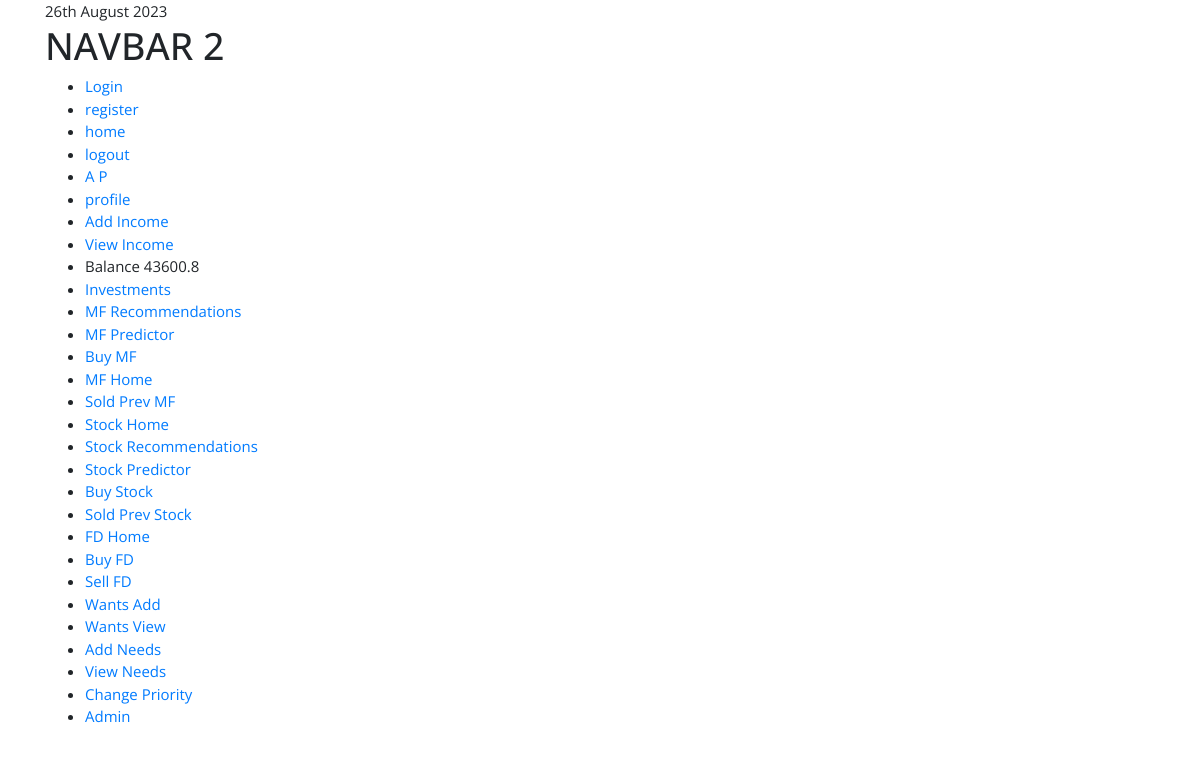
Page /temp/ (signed in) on the earlier database version.
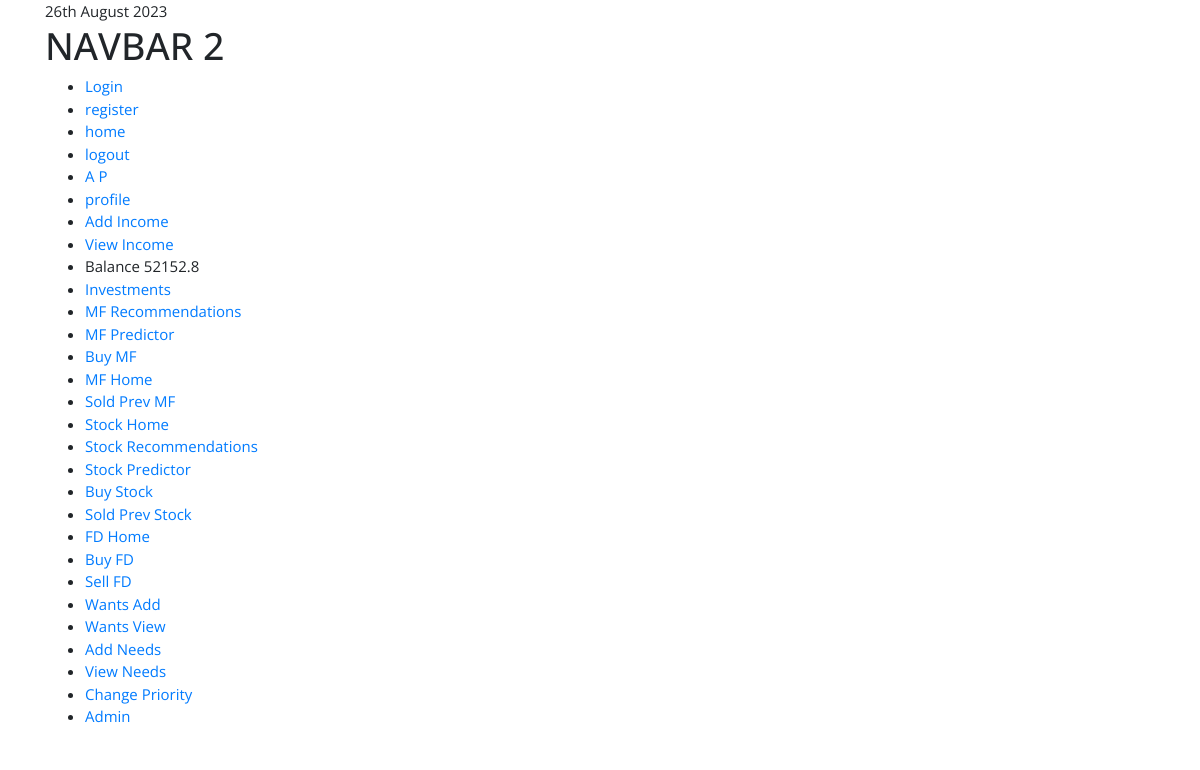
Same page on the later database version.
### account/models.py (models this page shows, shortened)
class Account(AbstractUser):
    first_name = models.CharField(max_length=50)
    last_name = models.CharField(max_length=50)
    email=models.EmailField(unique=True)
    phone = models.CharField(max_length=10)
    dob = models.DateField()
    pan = models.CharField(max_length=10)
    date_joined = models.DateTimeField(auto_now_add=True)
    last_login = models.DateTimeField(auto_now=True)
    is_active = models.BooleanField(default=False)
    objects=MyAccountManager()
    REQUIRED_FIELDS = ['first_name', 'last_name', 'email','phone','dob','pan']
    class Meta:
        verbose_name = 'Account'
        verbose_name_plural = 'Accounts'
        ordering = ('-date_joined',)

### balance/models.py (models this page shows)
class Balance(models.Model):
    user=models.OneToOneField(Account,on_delete=models.CASCADE)
    balance=models.DecimalField(default=0, decimal_places=2,max_digits=20)
    last_month=models.DecimalField(default=0, decimal_places=2,max_digits=20)#?last month income
    expense=models.DecimalField(default=0, decimal_places=2,max_digits=20)#?this month expense
    invest=models.DecimalField(default=0, decimal_places=2,max_digits=20)
    invest_p=models.DecimalField(default=0, decimal_places=2,max_digits=20)#?accumulating next year investment
    updated=models.DateTimeField(auto_now=True)#?last updated date (so that value can be updated every month)
    class Meta:
        verbose_name_plural="Balance"

### zense/views.py (the view)
# urls.py: path("temp/", views.temp,name="temp"),
def temp(request):
    if request.user.is_superuser:
        return render(request, "base1.html", {})

### templates/base1.html (shortened to what this page needs)
<!DOCTYPE html>
<html lang="en">
  <head>
    {% load static %}
    <link
      href="{% static 'css/bootstrap.css' %}"
      rel="stylesheet"
      type="text/css"
    />
    <link
      href="//cdn.bootcss.com/bootstrap-datetimepicker/4.17.44/css/bootstrap-datetimepicker.min.css"
      rel="stylesheet"
    />
    <link
      rel="stylesheet"
      href="https://cdn.jsdelivr.net/npm/bootstrap@3.3.7/dist/css/bootstrap.min.css"
    />
    <link
      rel="stylesheet"
      href="https://cdn.jsdelivr.net/npm/bootstrap@3.3.7/dist/css/bootstrap-theme.min.css"
    />
    <link rel="stylesheet" href="{% static 'fonts/icomoon/style.css' %}" />
    <link rel="stylesheet" href="{% static 'css/owl.carousel.min.css' %}" />
    <link rel="stylesheet" href="{% static 'css/bootstrap.min.css' %}" />
    <link rel="stylesheet" href="{% static 'css/style.css' %}" />
    <link
      href="{% static 'fonts/fontawesome/css/all.min.css' %}"
      type="text/css"
      rel="stylesheet"
    />
    <link href="{% static 'css/ui.css' %}" rel="stylesheet" type="text/css" />
    <link
      href="{% static 'css/responsive.css' %}"
      rel="stylesheet"
      media="only screen and (max-width: 1200px)"
    />
  </head>
  <body>
    {%include 'navbar2.html' %} {%block mm%} {%endblock mm%}
  </body>
</html>

### templates/navbar2.html
<div class="container">
    {% now "jS F Y" %}
    <h1>NAVBAR 2</h1>
    <ul>
      <li><a href="{%url 'login' %}">Login</a></li>
      <li><a href="{%url 'register' %}">register</a></li>
      <li><a href="{%url 'home' %}">home</a></li>
      <li><a href="{%url 'logout' %}">logout</a></li>
      <li><a href="#">{{user.first_name}} {{user.last_name}}</a></li>
      {%if user.is_authenticated%}
      <li><a href="{%url 'profile' user.username %}">profile</a></li>
      <li><a href="{% url 'add_income' %}">Add Income</a></li>
      <li><a href="{% url 'view_income' %}">View Income</a></li>
      <li>Balance {{user.balance.balance|floatformat }}</li>
      <li><a href="{% url 'investment_summary' %}">Investments</a></li>
      <li><a href="{% url 'mf_recomm' %}">MF Recommendations</a></li>
      <li><a href="{% url 'mf_predict' %}">MF Predictor</a></li>
      <li><a href="{% url 'mf_transact' %}">Buy MF</a></li>
      <li><a href="{% url 'mf_home' %}">MF Home</a></li>
      <li><a href="{% url 'sold_prev' %}">Sold Prev MF</a></li>
      <li><a href="{% url 'stock_home' %}">Stock Home</a></li>
      <li><a href="{% url 'stock_recomm' %}">Stock Recommendations</a></li>
      <li><a href="{% url 'stock_predict' %}">Stock Predictor</a></li>
      <li><a href="{% url 'stock_transact' %}">Buy Stock</a></li>
      <li><a href="{% url 'stock_prev_sold' %}">Sold Prev Stock</a></li>
      <li><a href="{% url 'fd_home' %}">FD Home</a></li>
      <li><a href="{% url 'fd_buy' %}">Buy FD</a></li>
      <li><a href="{% url 'fd_sell' %}">Sell FD</a></li>
      <li><a href="{% url 'add_wants' %}">Wants Add</a></li>
      <li><a href="{% url 'view_wants' %}">Wants View</a></li>
      <li><a href="{% url 'add_needs' %}">Add Needs</a></li>
      <li><a href="{% url 'needs_view' %}">View Needs</a></li>
      <li><a href="{% url 'change_priority' %}">Change Priority</a></li>
      {%endif%}
      <li><a href="/admin/">Admin</a></li>
    </ul>
  </div>

### static/css/style.css (style rules this page uses)
body { font-family: "Open Sans", -apple-system, BlinkMacSystemFont, "Segoe UI", Roboto, "Helvetica Neue", Arial, "Noto Sans", sans-serif, "Apple Color Emoji", "Segoe UI Emoji", "Segoe UI Symbol", "Noto Color Emoji"; background-color: #fff; height: 200vh; position: relative; }
body:before { content: ""; position: absolute; top: 0; left: 0; right: 0; bottom: 0; background: rgba(0, 0, 0, 0.5); -webkit-transition: .3s all ease; -o-transition: .3s all ease; transition: .3s all ease; opacity: 0; visibility: hidden; z-index: 1; }
h1, h2, h3, h4, h5, h6, .h1, .h2, .h3, .h4, .h5, .h6 { font-family: "Open Sans", -apple-system, BlinkMacSystemFont, "Segoe UI", Roboto, "Helvetica Neue", Arial, "Noto Sans", sans-serif, "Apple Color Emoji", "Segoe UI Emoji", "Segoe UI Symbol", "Noto Color Emoji"; }
a { -webkit-transition: .3s all ease; -o-transition: .3s all ease; transition: .3s all ease; }
a, a:hover { text-decoration: none !important; }

### static/css/ui.css (style rules this page uses)
html { font-family: "Inter", sans-serif; font-size: 15px; }

Differences in the rows shown:
changed Account: balance.balance "43600.8" → "52152.8"
